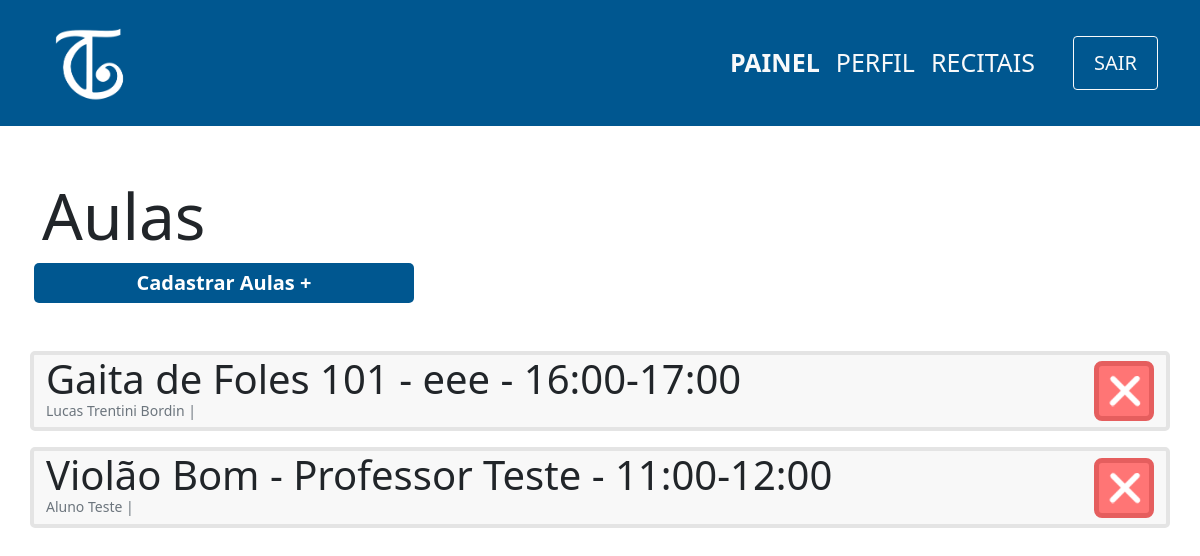
Page /view/aula/index.php (signed in) on the earlier database version.
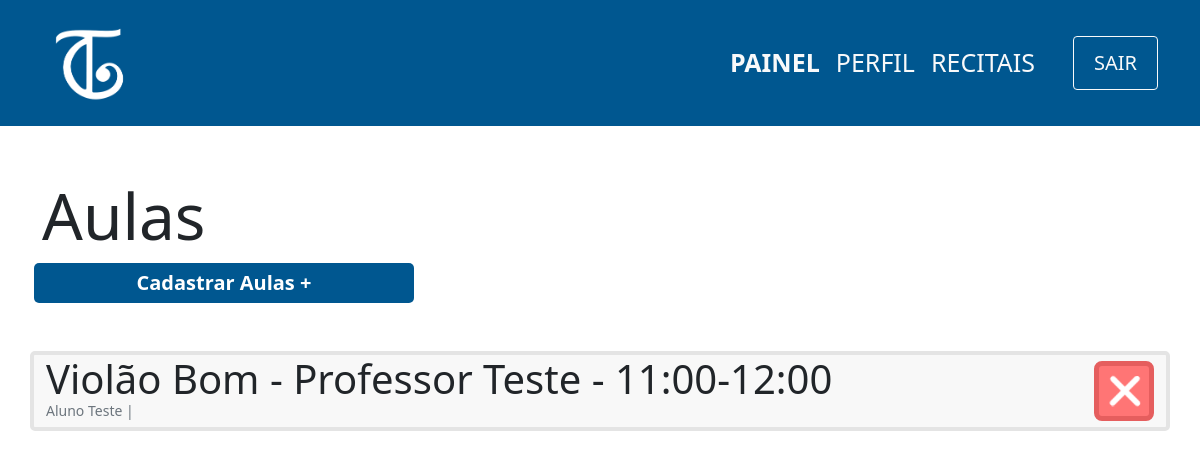
Same page on the later database version.
### tables this page shows
CREATE TABLE aula(
                id INTEGER PRIMARY KEY,
                id_curso integer not null,
                id_horario integer not null, 
                foreign key (id_curso) references curso(id) ON DELETE CASCADE,
                foreign key (id_horario) references horario(id) ON DELETE CASCADE
            );

CREATE TABLE curso(
                id INTEGER PRIMARY KEY,
                nome varchar(100) not null,
                id_professor integer not null,
                FOREIGN KEY (id_professor) references professor(id) ON DELETE CASCADE
            );

CREATE TABLE aluno_aula(
                id INTEGER PRIMARY KEY,
                id_aula integer not null,
                id_aluno integer not null,
                foreign key (id_aluno) references aluno(id) ON DELETE CASCADE,
                foreign key (id_aula) references aula(id) ON DELETE CASCADE
            );

CREATE TABLE aluno(
                id INTEGER PRIMARY KEY,
                cpf varchar(11) not null,
                nome varchar(100) not null,
                username varchar(100) UNIQUE not null,
                responsavel varchar(100),
                data_nasc date not null,
                senha varchar(100) not null,
                email varchar(100) UNIQUE not null                    
            );

### controller/aula/index.php (called while the page is built)
<?php
    require '../../db/connection.php';
    try {
        $sql=$db->prepare('SELECT nome,aluno.id as id,aluno_aula.id_aula as id_aula FROM aluno
        JOIN ALUNO_AULA on ALUNO.id = ALUNO_AULA.id_aluno');
        $sql->execute();
        $alunos=$sql->fetchAll(PDO::FETCH_ASSOC);
        $sql=$db->prepare('SELECT aula.id as id,curso.nome as nome, horario.periodo as periodo, professor.nome as professor FROM AULA
        JOIN CURSO on aula.id_curso = curso.id
        JOIN HORARIO on aula.id_horario = horario.id
        JOIN PROFESSOR on curso.id_professor = professor.id');
        $sql->execute();
        $aulas=$sql->fetchAll(PDO::FETCH_ASSOC);
    } catch (PDOException $e) {
        echo 'Erro ao executar comando no banco de dados: ' . $e->getMessage();
        exit();
    }
?>

### view/aula/index.php (the view, shortened to what this page needs)
<?php
    include '../../layouts/navbar.php';
    include '../../controller/aula/index.php';
?>
<div class="container">
    <div class="row mt-5">
        <h1 class="mt-1 display-3">Aulas</h1>
        <span class="btn-principal col-md-4 col-sm-12 mx-1 text-center mb-5" onclick="location.href='cadastro.php'">
            <a href="cadastro.php">Cadastrar Aulas +</a>
        </span>
            <?php
                foreach($aulas as $aula){
                    echo '
                    <div class="col-12 card d-flex flex-row mb-3 justify-content-between">
                        <div class="d-flex flex-column">
                            <p class="m-0 display-6">
                                '.$aula['nome'].' - '.$aula['professor'].' - '.$aula['periodo'].'
                            </p>
                            <p class="m-0 text-muted display-3 mb-2" style="font-size:14px">';
                               foreach($alunos as $aluno){
                                    if($aluno['id_aula']==$aula['id']){
                                        echo $aluno['nome'].' | ';
                                    }
                               }
                                echo'
                            </p>
                        </div>
                        <div class="d-flex align-items-center">
                            <button onclick="location.href=\'../../controller/aula/delete.php?id='.$aula['id'].'\';" class="btn-remover">
                                <img src="../../images/delete-icon.png" width=40px>
                            </button>
                        </div>
                    </div>
                    ';
                }
            ?>
    </div>
</div>

### layouts/header.php (shortened to what this page needs)
<?php
    echo'   <!doctype html>
    <html lang="pt-br">
      <head>
        <meta charset="utf-8">
        <meta name="viewport" content="width=device-width, initial-scale=1">
        <link href="https://cdn.jsdelivr.net/npm/bootstrap@5.1.3/dist/css/bootstrap.min.css" rel="stylesheet">
        <script src="https://cdn.jsdelivr.net/npm/bootstrap@5.1.3/dist/js/bootstrap.bundle.min.js"></script>
        <link href="http://fonts.googleapis.com/css?family=Roboto" rel="stylesheet" type="text/css">
        <link href="../../css/style.css" rel="stylesheet" type="text/css">
        <title>Toque Cultural</title>
    </head>
    <style>
        .azul-cultural{
            background-color: #005790;
        }
        .nav-link{
            font-size: 25px;
            font-weight: 300;
        }
        .nav-link:hover{
            text-decoration: underline;
            background-color: #004a7c;
        }
        .active{
            font-weight: 600 !important;
        }
    </style>
    <body>';
?>

### layouts/navbar.php (shortened to what this page needs)
<?php
    include 'header.php';
    echo('
    <nav class="navbar navbar-expand-lg navbar-light azul-cultural">
        <div class="container d-flex flex-md-row flex-sm-column">
            <a class="navbar-brand" href="../../view/index.php"><img src="../../images/logo-2-branco.png" width="100px"></a>
            <div class="justify-content-md-right justify-content-sm-center">
                <button class="navbar-toggler text-white" type="btn-secundario" data-bs-toggle="collapse" data-bs-target="#navbarSupportedContent" aria-controls="navbarSupportedContent" aria-expanded="false" aria-label="Toggle navigation">
                    <span class="navbar-toggler-icon"></span>
                </button>
                <div class="collapse navbar-collapse align-right" id="navbarSupportedContent">
                    <ul class="navbar-nav mr-auto mt-2 mt-lg-0">');
                    if($_SESSION['Acesso']=='adm'){
                        echo('
                        <li class="nav-item">
                            <a class="nav-link text-light" href="../adm/painel.php" id="nav-painel">PAINEL</a>
                        </li>
                        ');
                    }
                    echo('
                        <li class="nav-item">
                            <a class="nav-link text-light" href="../../rotas/perfil.php" id="nav-perfil">PERFIL</a>
                        </li>
                        <li class="nav-item" style="margin-right: 30px;">
                            <a class="nav-link text-light" href="#" id="nav-recitais">RECITAIS</a>
                        </li>
                        <form action="../../controller/login/logout.php" method="POST">
                            <input type="submit" class="btn btn-outline-light mt-auto " style="font-size: 20px; height: 100%; padding: 0px 20px;" value="SAIR">
                        </form>
                    </ul>
                </div>
            </div>
        </div>
      </nav>
      ');
?>

### css/style.css (style rules this page uses)
a { text-decoration: none; color:white; }
.btn-principal { background-color: #005790; color:white; padding: 5px 25px; font-weight: 600; font-size:20px; border:none; border-radius:5px; cursor: pointer; text-decoration: none; }
.card { background-color:#F8F8F8; border: 4px solid #E4E4E4; border-radius: 5px; }
.btn-remover { background-color:#FF7575; border: 5px solid #E55E5E; color:white; border-radius:8px; width:60px; height:60px; cursor: pointer; }

### layouts/header.php (style rules this page uses)
.azul-cultural { background-color: #005790; }
.nav-link { font-size: 25px; font-weight: 300; }
.active { font-weight: 600 !important; }

Differences in the rows shown:
removed aula: id_curso.nome "Gaita de Foles 101", professor "eee", periodo "16:00-17:00"
removed aluno_aula: id_aluno.nome "Lucas Trentini Bordin", shown under "Gaita de Foles 101"
